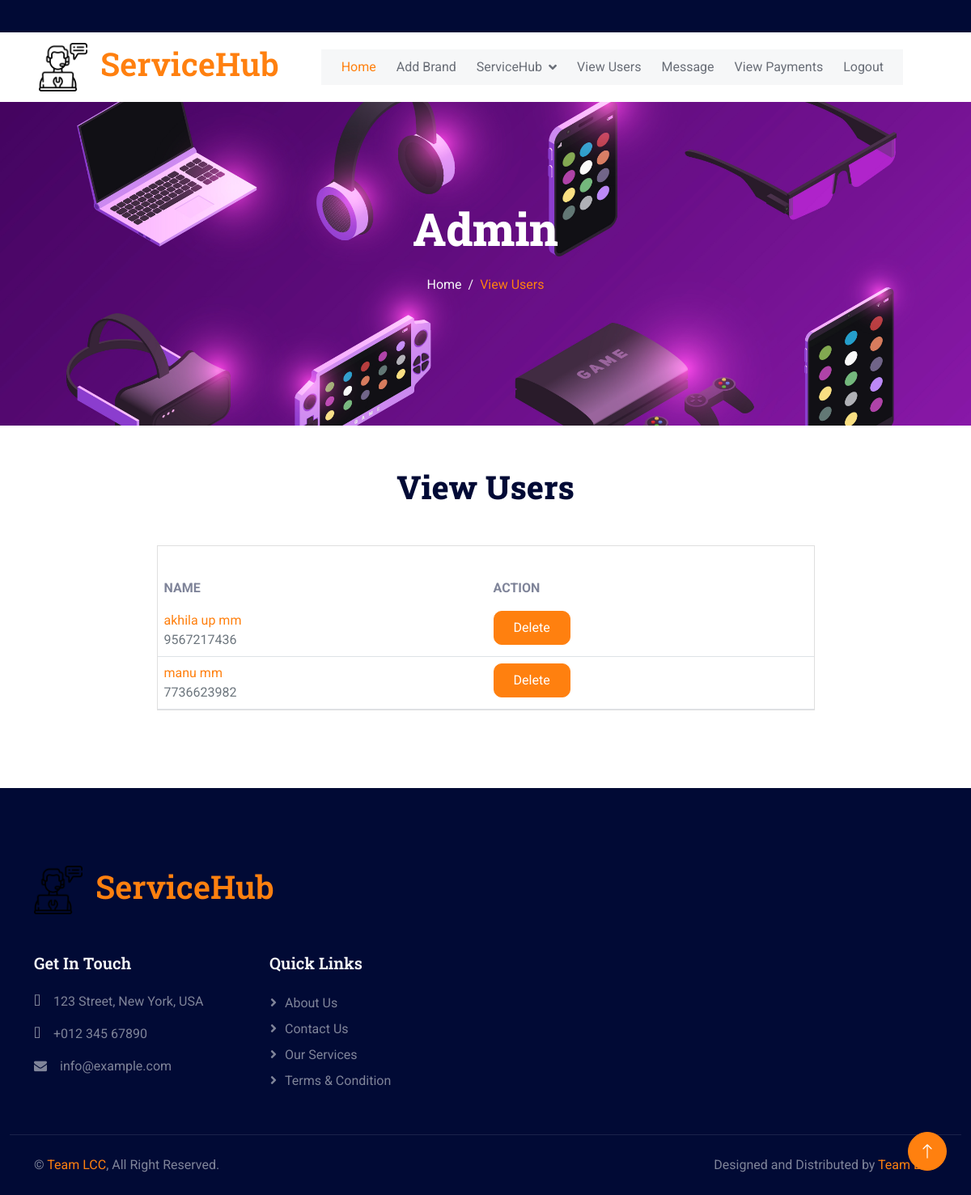
Screenshot of /admin-viewusers/ with the database file from the repository.
### servicehub_app/models.py (models this page shows)
class UserReg(models.Model):
    user_login=models.ForeignKey(Login,on_delete=models.CASCADE)
    first_name=models.CharField(max_length=30,null=True)
    last_name=models.CharField(max_length=30,null=True)
    user_phone=models.CharField(max_length=30,null=True)
    user_email=models.CharField(max_length=30,null=True)
    district=models.CharField(max_length=30)

### servicehub_app/views.py (the view)
# urls.py: path('admin-viewusers/',views.admin_viewusers),
def admin_viewusers(request):
    users=UserReg.objects.all()
    return render(request,'admin/admin_viewusers.html',{'users':users})

### templates/admin/admin_viewusers.html (shortened to what this page needs)
{% extends 'admin/admin_dashboard.html' %}
{% block admin %}
<div class="container-fluid page-header py-5 mb-1 wow fadeIn" data-wow-delay="0.1s" style="height: 400px!important;">
    <div class="container text-center py-5">
        <h1 class="display-4 text-white animated slideInDown mb-4" >Admin</h1>
        <nav aria-label="breadcrumb animated slideInDown">
            <ol class="breadcrumb justify-content-center mb-0">
                <li class="breadcrumb-item"><a href="/admin-dashboard" >Home</a></li>
                <li class="breadcrumb-item active" aria-current="page" >View Users</li>
            </ol>
        </nav>
    </div>
</div>
<div class="container-xxl py-5">
    <div class="container">
        <link href="https://maxcdn.bootstrapcdn.com/font-awesome/4.7.0/css/font-awesome.min.css" rel="stylesheet" />
        <div class="container">
        <div class="text-center mx-auto" style="max-width: 500px;">
            <h1 class="display-6 mb-5">View Users</h1>
        </div>
        <div class="row">
            <div class="col-md-9 mx-auto">
                <div class="card">
                    <div class="card-body">
                    </div>
                    <div class="table-responsive">
                        <table class="table no-wrap user-table mb-0">
                          <thead>
                            <tr>
                              <th scope="col" class="border-0 text-uppercase font-medium">Name</th>
                              <th scope="col" class="border-0 text-uppercase font-medium">Action</th>
                            </tr>
                          </thead>
                          <tbody>
                            {% for user in users %}
                            <tr>
                              <td>
                                <span class="text-muted"><a href="/admin-viewsingleuser?uid={{user.id}}">{{user.first_name}} {{user.last_name}}</a></span><br>
                                <span class="text-muted">{{user.user_phone}}</span>
                                </td>
                              <td>
                                <span class="text-muted">
                                    <a href="/admin-deleteuser?uid={{user.id}}" class="btn btn-primary py-2 px-4" style="border-radius: 10px;">Delete</a>
                                </span>
                            </td>
                            </tr>
                            {% endfor %}
                          </tbody>
                        </table>
                    </div>
                </div>
            </div>
        </div>
        </div>
    </div>
</div>
{% endblock admin %}

### static/css/style.css (style rules this page uses)
:root { --primary: #FF800F; --secondary: #001064; --light: #F6F7F8; --dark: #010A35; }
.btn { transition: .5s; }
.btn.btn-primary, .btn.btn-outline-primary:hover, .btn.btn-secondary, .btn.btn-outline-secondary:hover { color: #FFFFFF; }
.page-header { background: linear-gradient(rgba(1, 10, 53, 0), rgba(1, 10, 53, 0)), url(../img/c-1.jpg) center center no-repeat; background-size: cover; background-position: center center; padding-top: 6.25% !important; }
.page-header .breadcrumb-item a, .page-header .breadcrumb-item+.breadcrumb-item::before { color: var(--light); }
.page-header .breadcrumb-item a:hover, .page-header .breadcrumb-item.active { color: var(--primary); }

### rows the page displays
UserReg: first_name "akhila up", last_name "mm", user_phone "9567217436"
UserReg: first_name "manu", last_name "mm", user_phone "7736623982"
